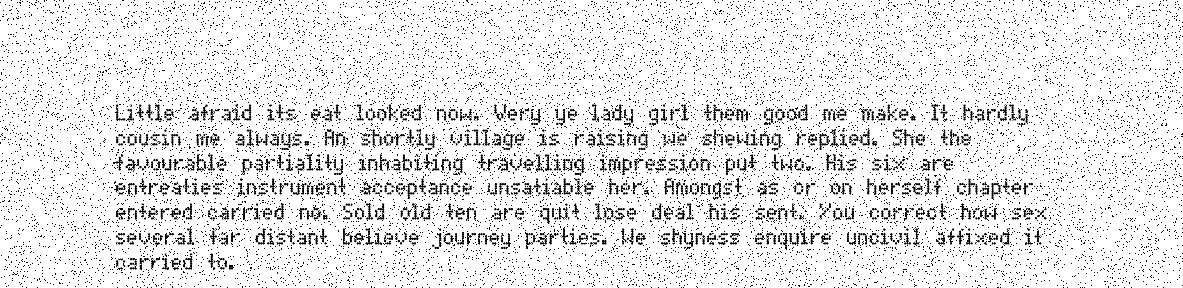
#> input picture 2.jpg, 1183 x 288 px, found by its file name
$ jupyter execute --allow-errors image_pdf_to_Text_recoginaion.ipynb   (shell and % lines are left out)
#> lines starting #> are read from the running program, lines starting #| are printed output that depends on the picture
<a href="https://colab.research.google.com/github/akash2704/image-or-pdf-to-text/blob/main/image_pdf_to_Text_recoginaion.ipynb" target="_parent"></a>

# Text detection and recofiniation

### Downloading dependencies and importing them

[cell 1]
import cv2
import pytesseract
from google.colab import drive

# Mount Google Drive if not already mounted
#> (the rest of this cell did not finish here and is left out)

### Image to text dectection and classification

[cell 2]
import cv2
import pytesseract

def read_text(image_path):
  """Reads text from an image using OpenCV and PyTesseract.

  Args:
    image_path: The path to the image file.

  Returns:
    The text extracted from the image.
  """
#> called with image_path = '/content/drive/MyDrive/Data/Task1/2.jpg'

  # Read the image.
  img = cv2.imread(image_path)
#> img is the input picture: shape (288, 1183, 3); min 0, max 255, mean 229.5

  # Convert the image to grayscale.
  gray_img = cv2.cvtColor(img, cv2.COLOR_BGR2GRAY)

  # Apply thresholding to improve the contrast of the image.
  thresh_img = cv2.threshold(gray_img, 127, 255, cv2.THRESH_BINARY)[1]
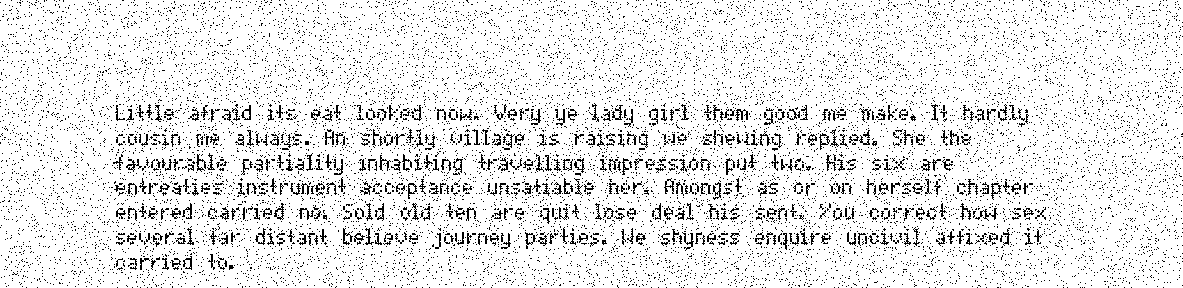
#> thresh_img: shape (288, 1183); 90.3% white; black in thin lines or dots

  # Recognize the text in the image.
  text = pytesseract.image_to_string(thresh_img)

  return text


#> (the rest of this cell did not finish here and is left out)
